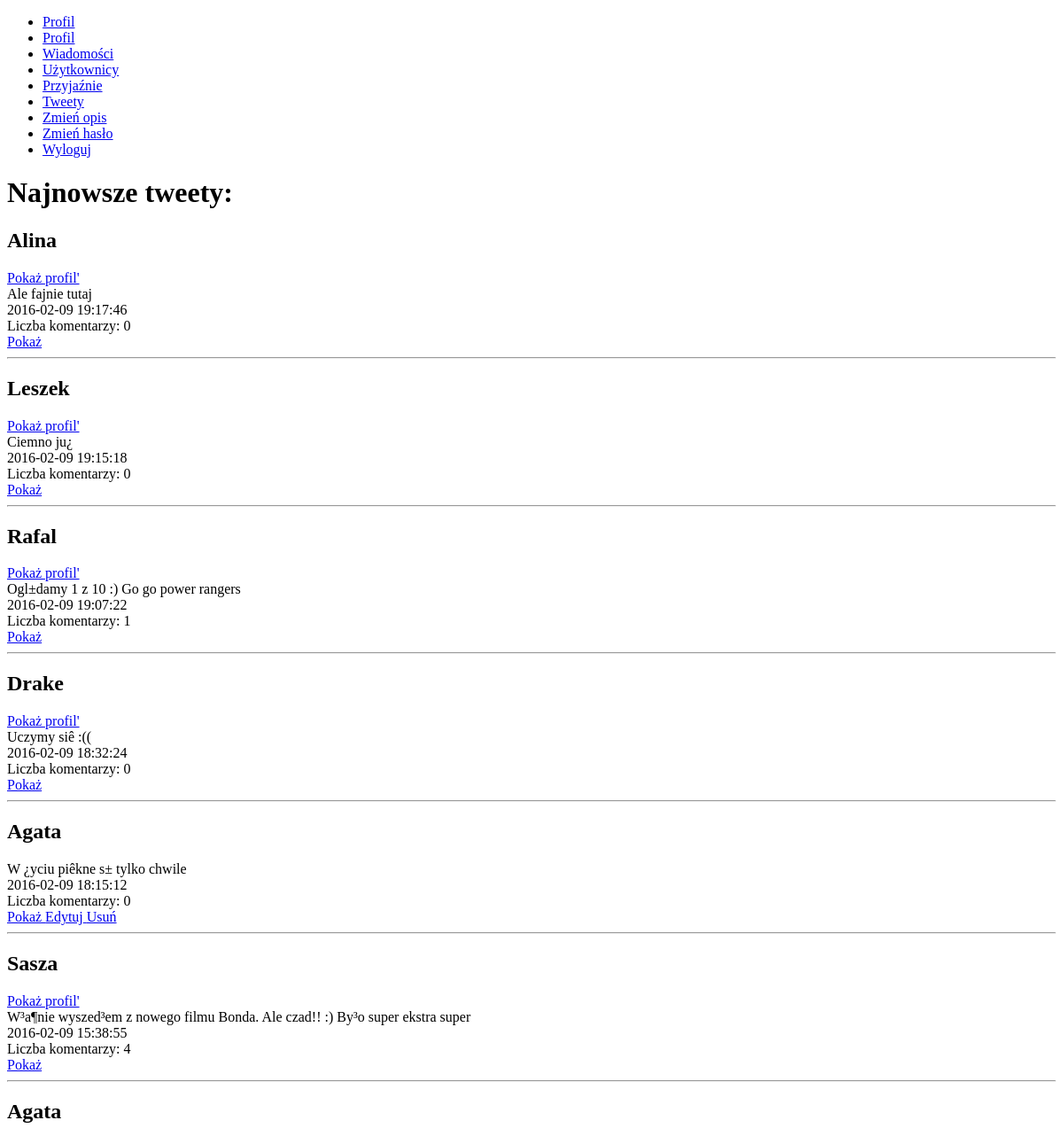
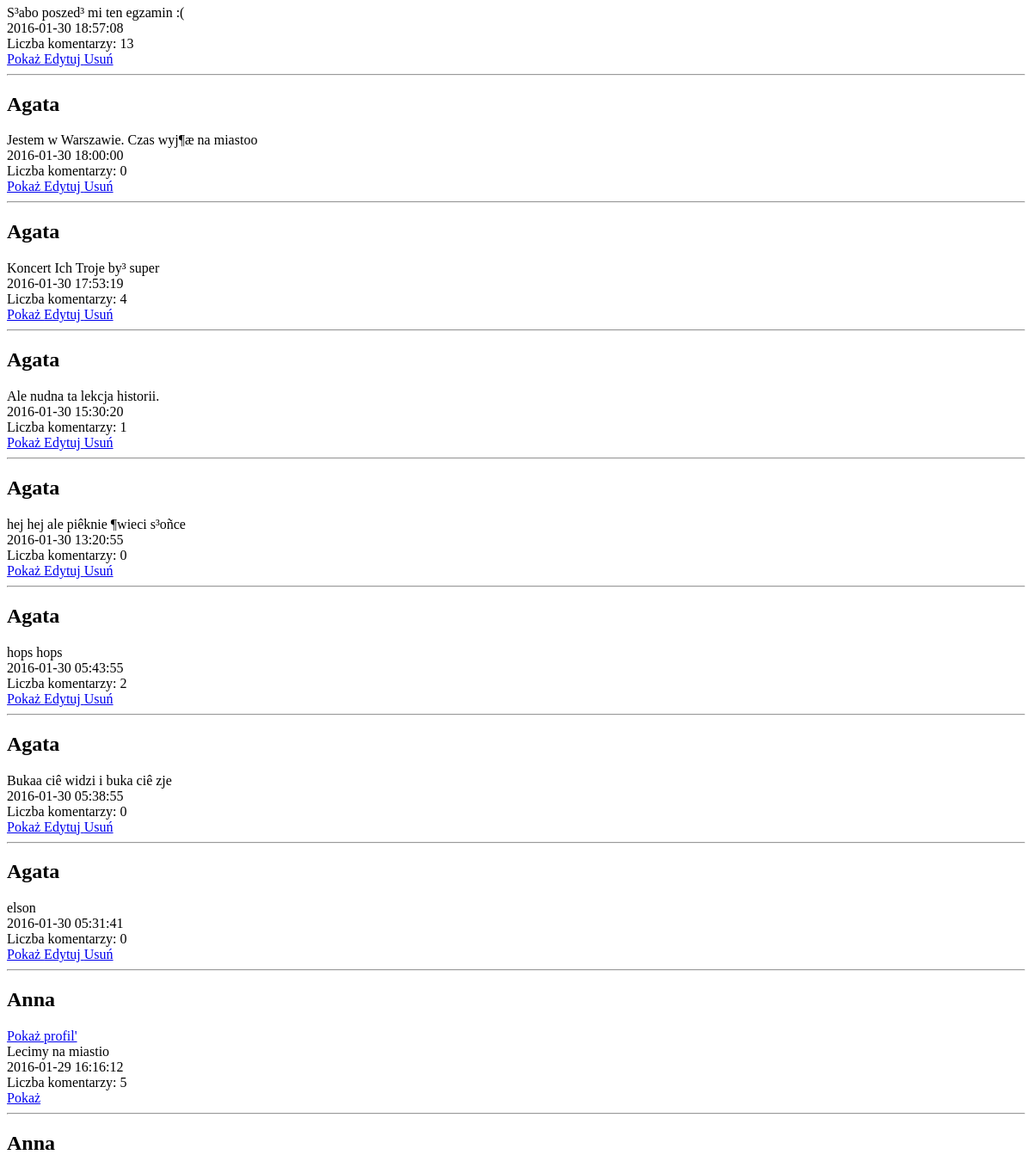
The page /showAllTweets.php (signed in, upper part) on the database as committed earlier (2 pictures, top to bottom).
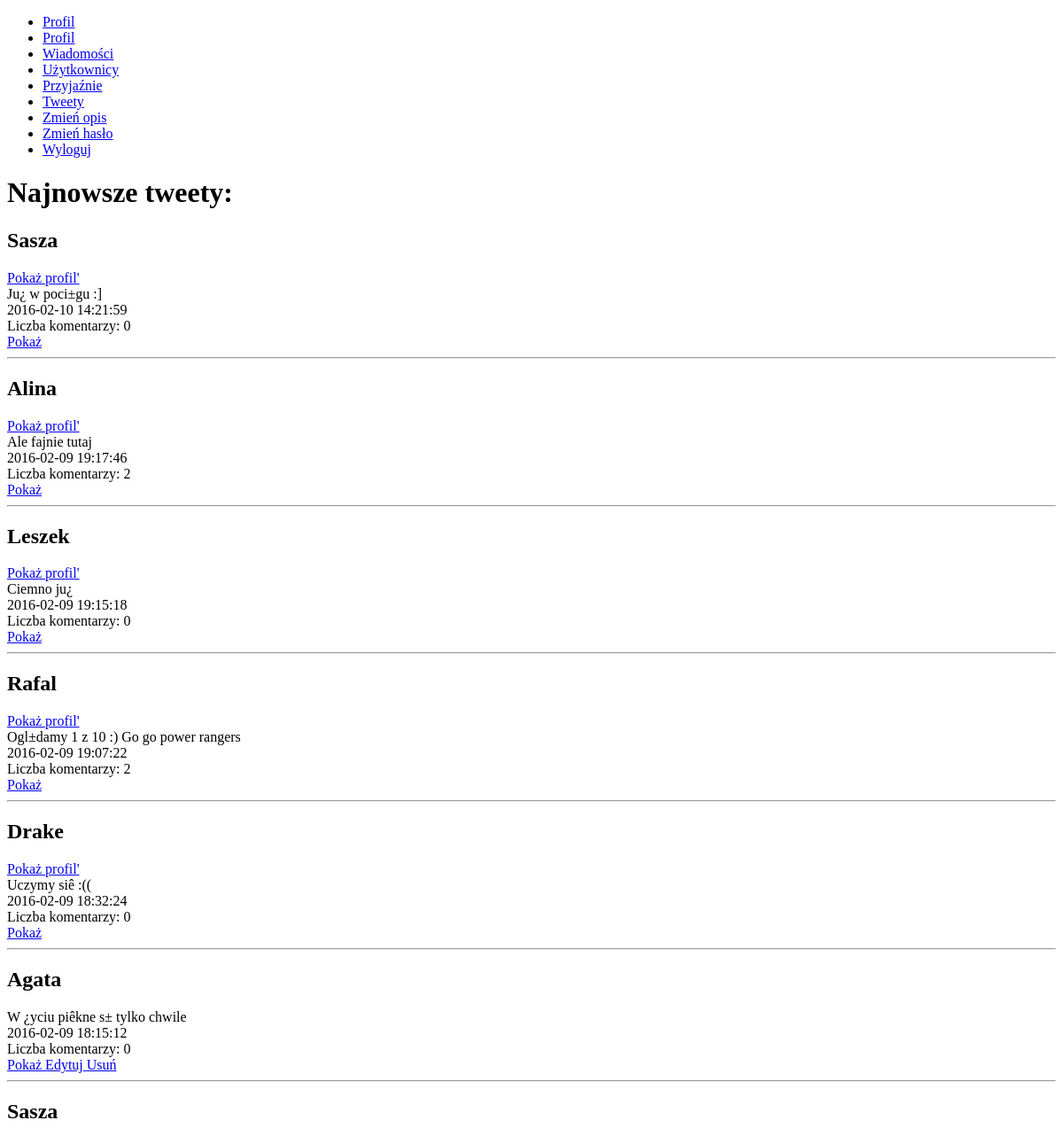
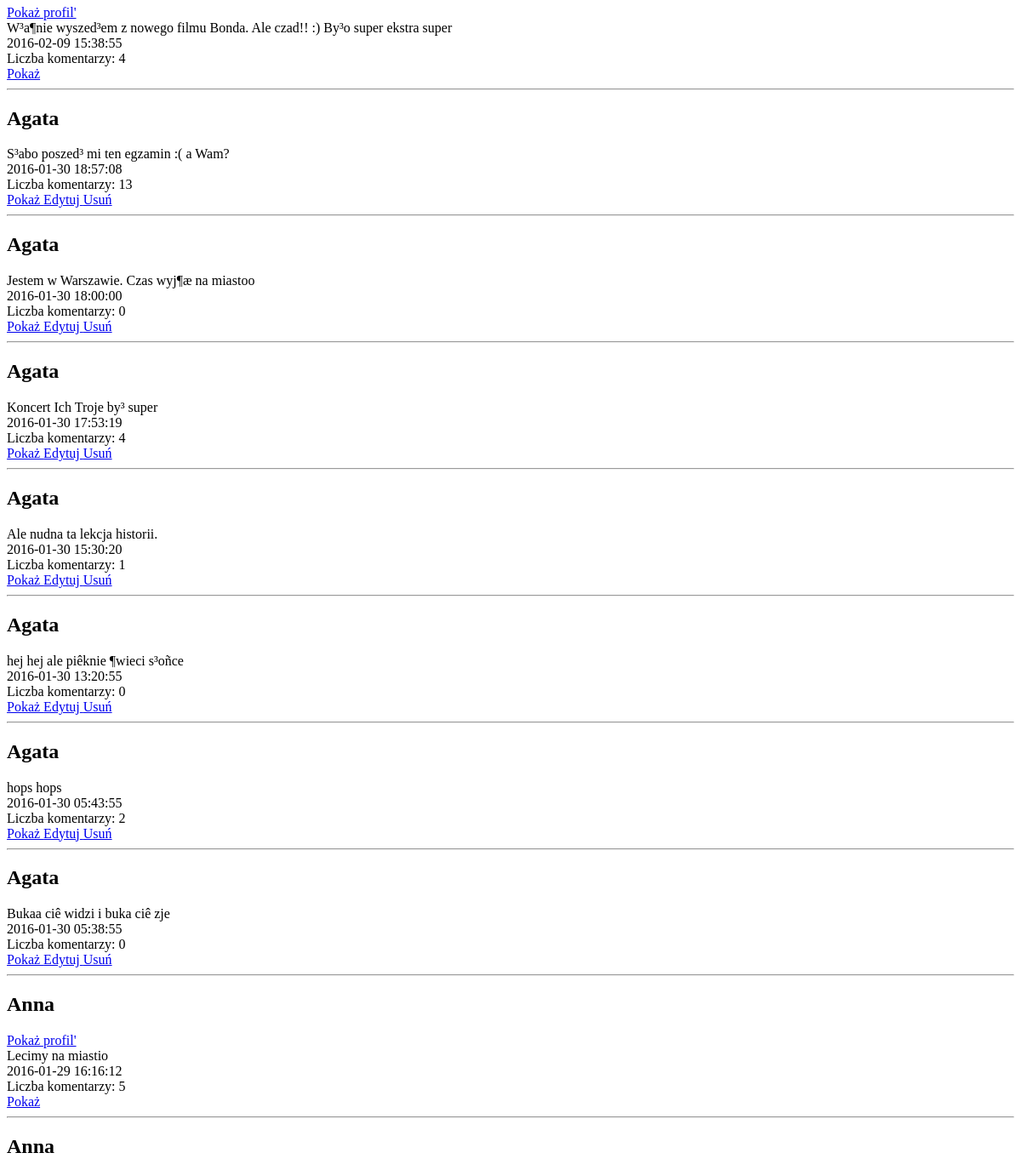
The same page on the database as committed later (2 pictures, top to bottom).
### tables this page shows
CREATE TABLE IF NOT EXISTS `Tweets` (
  `id` int(11) NOT NULL AUTO_INCREMENT,
  `user_id` int(11) NOT NULL,
  `tweet_text` varchar(140) NOT NULL,
  `tweet_date` datetime NOT NULL,
  PRIMARY KEY (`id`),
  KEY `user_id` (`user_id`)
);

CREATE TABLE IF NOT EXISTS `Users` (
  `id` int(11) NOT NULL AUTO_INCREMENT,
  `name` varchar(255) DEFAULT NULL,
  `email` varchar(255) DEFAULT NULL,
  `password` char(60) DEFAULT NULL,
  `description` varchar(255) DEFAULT NULL,
  PRIMARY KEY (`id`),
  UNIQUE KEY `email` (`email`)
);

### src/Tweet.php (called while the page is built, shortened)
<?php
class Tweet {
    static private $connection = null;
    static public function SetConnection(mysqli $newConnection) {
        Tweet::$connection = $newConnection;
    }
    static public function ShowAllTweets() {
        $ret = [];
        $sql = "SELECT * FROM Tweets ORDER BY tweet_date DESC";
        $result = self::$connection->query($sql);
        if ($result->num_rows > 0) {
            while ($row = $result->fetch_assoc()) {
                $newTweet = new Tweet($row['id'], $row['user_id'], $row['tweet_text'], $row['tweet_date']);
                $ret[] = $newTweet;
            }
        }
        return $ret;
    }
    private $id;
    private $userId;
    private $tweetText;
    private $tweetDate;
    public function __construct($id, $userId, $tweetText, $tweetDate) {
        $this->id = intval($id);
        $this->userId = intval($userId);
        $this->tweetDate = $tweetDate;
    }
    public function setTweetText($newTweetText) {
        if (strlen($newTweetText) > 0) {
            return($this->tweetText = $newTweetText);
        }
        return false;
    }
    public function getId() {
        return $this->id;
    }
    public function getUserId() {
        return intval($this->userId);
    }
    public function getTweetText() {
        return $this->tweetText;
    }
    public function getTweetDate() {
        return $this->tweetDate;
    }
    public function getAllComments() {
        $ret = [];
        $sql = "SELECT * FROM Comments WHERE tweet_id =$this->id ORDER BY comment_date DESC";
        $result = self::$connection->query($sql);
        if ($result !== FALSE) {
            if ($result->num_rows > 0) {
                while ($row = $result->fetch_assoc()) {
                    $comment = new Comment($row['id'], $row['tweet_id'], $row['user_id'], $row['comment_text'], $row['comment_date']);
                    $ret[] = $comment;
                }
            }
        }
        return $ret;
    }
}
?>

### src/User.php (called while the page is built, shortened)
<?php
class User
{
    static private $connection = null;
    static public function SetConnection(mysqli $newConnection)
    {
        User::$connection = $newConnection;
    }
    static public function GetUserById($idToLoad)
    {
        $sql = "SELECT * FROM Users where id = $idToLoad";
        $result = self::$connection->query($sql);
        if ($result !== FALSE) {
            if ($result->num_rows === 1) {
                $row = $result->fetch_assoc();
                $user = new User($row['id'], $row['name'], $row['email'], $row['description']);
                return $user;
            }
        }
        return false;
    }
    private $name;
    public function __construct($newId, $newName, $newEmail, $newDescription)
    {
        $this->name = $newName;
    }
    public function getName()
    {
        return $this->name;
    }
    public function setDescription($newDescription)
    {
        if (strlen($newDescription) > 0) {
            return ($this->description = $newDescription);
        } else {
            return false;
        }
    }
}
?>

### showAllTweets.php (the view, shortened to what this page needs)
<?php
require_once("./src/connections.php");
$allTweets = Tweet::ShowAllTweets();
echo("<h1>Najnowsze tweety:</h1>");
foreach($allTweets as $tweetToShow){
    $userId = $tweetToShow->getUserId();
    $tweetingUser = User::GetUserById($userId);
    echo("<h2>{$tweetingUser->getName()}</h2>");
    if($_SESSION['userId'] != $userId){
        echo("<a href='showUser.php?userId=$userId'>Pokaż profil'</a> <br />");
    }
    echo("{$tweetToShow->getTweetText()} <br />");
    echo("{$tweetToShow->getTweetDate()}<br>");
    $tweetToShowId = $tweetToShow->getId();
    $coms = count($tweetToShow->getAllComments());
    echo("Liczba komentarzy: $coms <br />");
    echo("<a href='showTweet.php?id={$tweetToShow->getId()}'>Pokaż </a>");
    if($_SESSION['userId'] == $userId){
        echo("<a href='editTweet.php?id=$tweetToShowId'> Edytuj</a>");
        echo("<a href='removeTweet.php?id=$tweetToShowId'> Usuń</a>");
    }
    echo("<hr />");
}
?>

Rows that differ between the two databases and show on the page:
removed tweets: user.name "Agata", tweet_text "elson", tweet_date "2016-01-30 05:31:41", coms "0"
added tweets: user.name "Sasza", tweet_text "Ju¿ w poci±gu :]", tweet_date "2016-02-10 14:21:59", coms "0"
computed for tweets "Ale fajnie tutaj": coms "0" → "2"
computed for tweets "Ogl±damy 1 z 10 :) Go go power rangers": coms "1" → "2"
changed tweets: tweet_text "S³abo poszed³ mi ten egzamin :(" → "S³abo poszed³ mi ten egzamin :( a Wam?"
